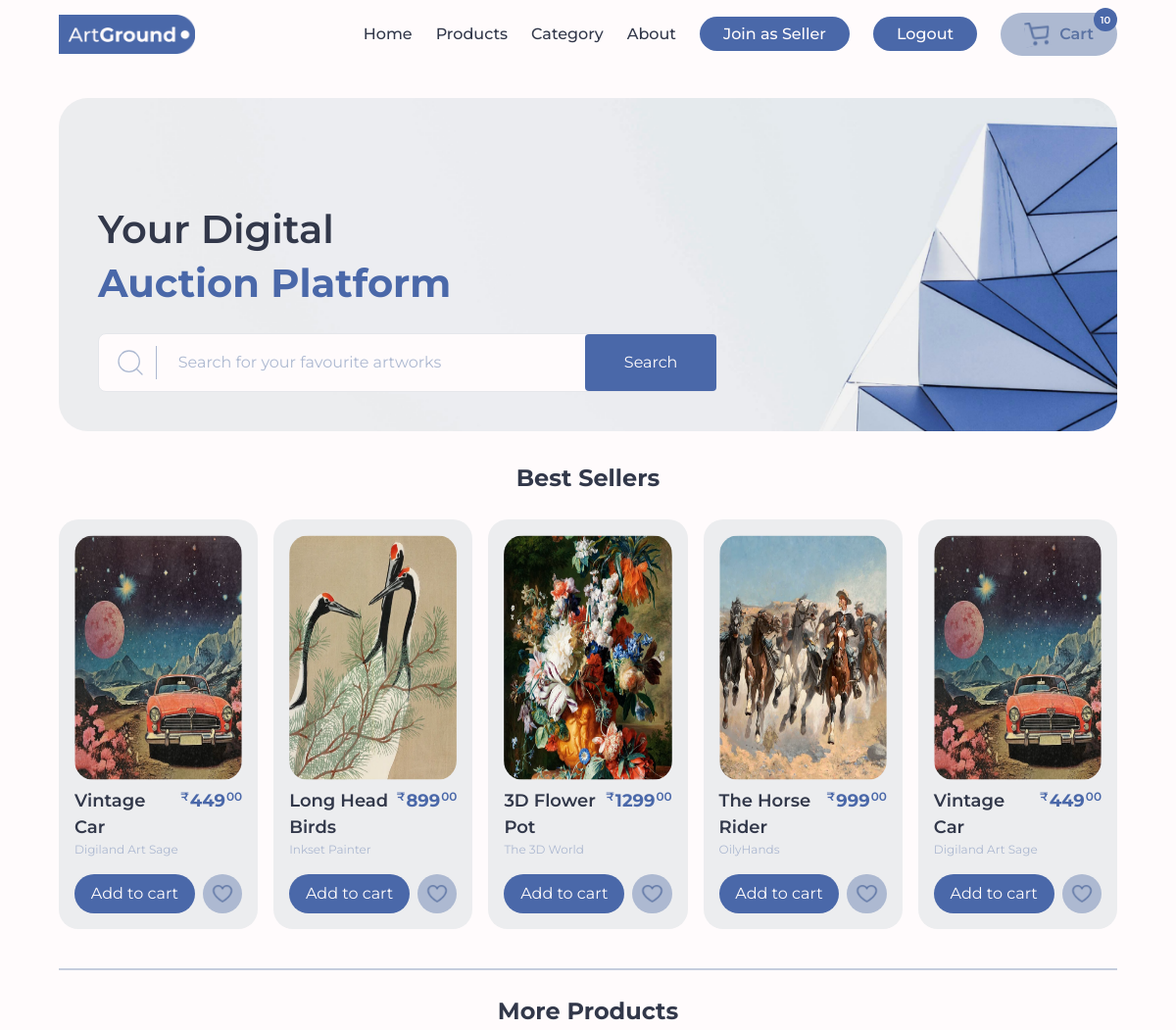
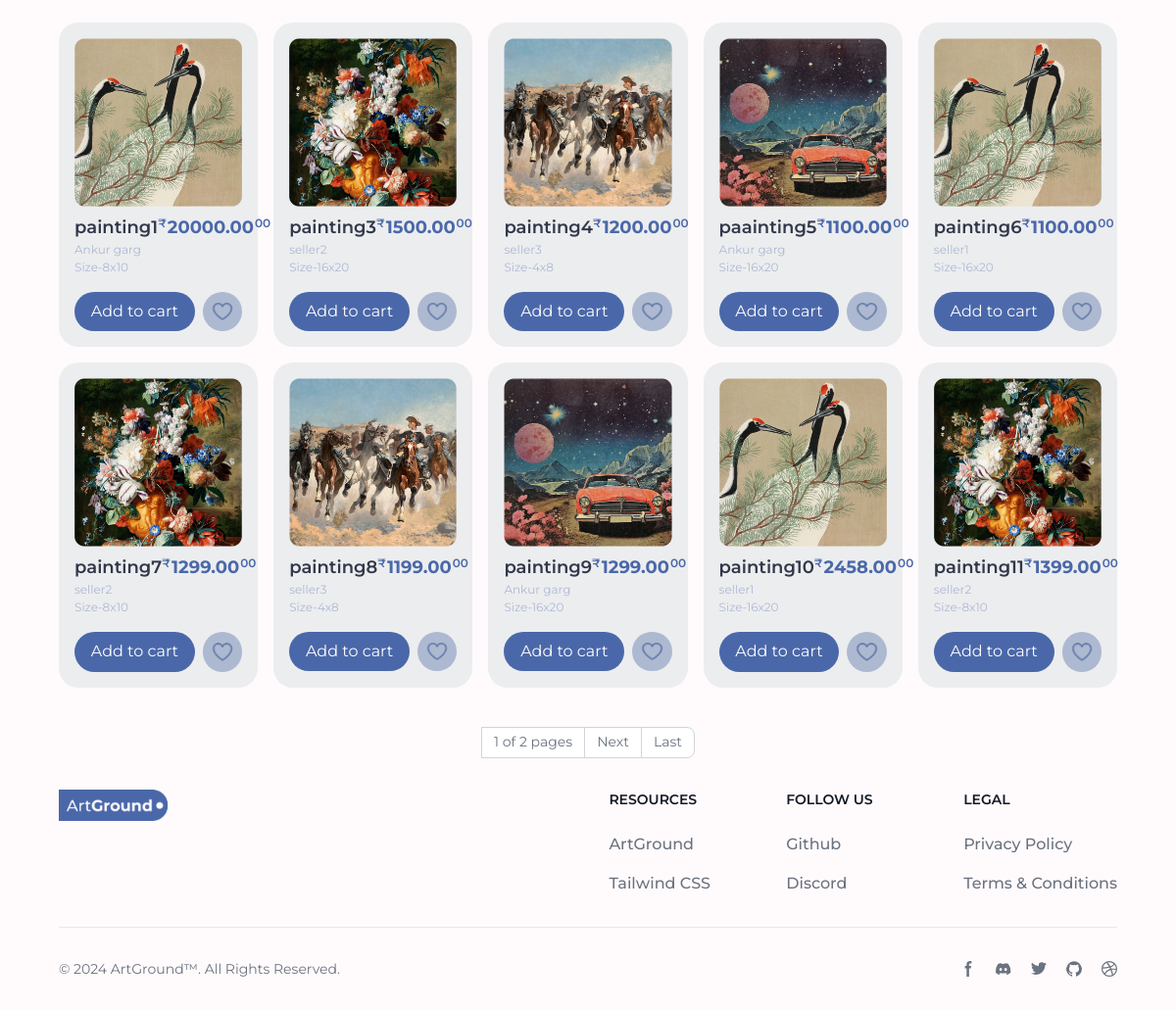
Screenshot of / (signed in) with the database file from the repository (2 pictures, top to bottom).
### Seller/models.py (models this page shows, shortened)
class Product(models.Model):
    CATEGORY_CHOICES = [
        ('oil', 'Oil painting'),
        ('acrylic', 'Acrylic painting'),
        ('water', 'water painting'),
        ('pastel', 'pastel painting'),
        ('spray', 'spray painting'),
        ('other', 'other painting')
    ]
    SIZE_CHOICES = [
        ('4x8', '4 x 8 inches (10.16 x 20.32 cm) - Small'),
        ('8x10', '8 x 10 inches (20.32 x 25.4 cm) - Medium'),
        ('16x20', '16 x 20 inches (40.64 x 50.8 cm) - Large'),
        ('24x30', '24 x 30 inches (60.96 x 76.2 cm) - Large'),
    ]
    product_id = models.CharField(primary_key=True, max_length=10, unique=True, editable=False)
    seller = models.ForeignKey(Seller, on_delete=models.CASCADE)
    name = models.CharField(max_length=255)
    price = models.DecimalField(max_digits=10, decimal_places=2)
    description = models.TextField()
    image = models.ImageField(upload_to='product_images/')
    category = models.CharField(max_length=10, choices=CATEGORY_CHOICES)
    size = models.CharField(max_length=6, choices=SIZE_CHOICES)
    created_at = models.DateTimeField(auto_now_add=True)
    updated_at = models.DateTimeField(auto_now=True)

### Account/models.py (models this page shows)
class Seller(models.Model):
    user = models.OneToOneField(User, on_delete=models.CASCADE, primary_key=True)
    phone_number = models.CharField(max_length=10)
    full_name = models.CharField(max_length=100)
    def __str__(self):
        return self.full_name

### Customer/views.py (the view)
# urls.py: 2. Add a URL to urlpatterns:  path('', views.home, name='home')
@login_required()
@customer_required
def home(request):
    best_products = [
        {
            id: 1,
            'image': "../../static/assets/products/product-1.png",
            'title': "Vintage Car",
            'owner': "Digiland Art Sage",
            'price': "449",
        },
        {
            id: 2,
            'image': "../../static/assets/products/product-2.png",
            'title': "Long Head Birds",
            'owner': "Inkset Painter",
            'price': "899",
        },
        {
            id: 3,
            'image': "../../static/assets/products/product-3.png",
            'title': "3D Flower Pot",
            'owner': "The 3D World",
            'price': "1299",
        },
        {
            id: 4,
            'image': "../../static/assets/products/product-4.png",
            'title': "The Horse Rider",
            'owner': "OilyHands",
            'price': "999",
        },
        {
            id: 5,
            'image': "../../static/assets/products/product-1.png",
            'title': "Vintage Car",
            'owner': "Digiland Art Sage",
            'price': "449",
        },
    ]
    if request.method == 'POST':
        product_id = request.POST.get('productID')
        remove = request.POST.get('remove')
        cart = request.session.get('cart')
        if cart:
            quantity = cart.get(product_id)
            if quantity:
                if remove:
                    if quantity == 1:
                        cart.pop(product_id)
                    else:
                        cart[product_id] = quantity - 1
                else:
                    cart[product_id] = quantity + 1
            else:
                cart[product_id] = 1
        else:
            cart = {}
            cart[product_id] = 1
        request.session['cart'] = cart
        return redirect('home')
    else:
        all_products = Product.objects.all()
        query = request.GET.get('query')
        if query:
            all_products = Product.objects.filter(name__icontains=query)
        paginator = Paginator(all_products, 10)
        page_num = request.GET.get('page')
        if not page_num:
            page_num = 1
        all_products_data = paginator.get_page(page_num)
        totalPages = all_products_data.paginator.num_pages
        data = {'best_products': best_products, 'all_products': all_products_data, 'total_pages': totalPages,
                'current_page': page_num}
        return render(request, "home.html", data)

### Customer/templates/home.html (shortened to what this page needs)
{% extends "base.html" %}
{% load static %}
{% block content %}
    {% load custom_filters %}
    <div
      class="bg-[url({% static 'assets/hero-section-bg.png' %})] bg-center bg-cover flex w-full h-[340px] mt-[30px] rounded-[30px]"
    >
      <div class="mt-auto ml-[40px] mb-[40px]">
        <span class="flex flex-col text-[40px] leading-snug">
          <span class="text-text font-semibold">Your Digital</span>
          <span class="text-accent font-bold">Auction Platform</span>
        </span>
        <form class="homeForm">
       <span
          class="flex bg-primary h-[60px] w-[150%] rounded-lg mt-6 items-center pl-4 border-solid border-[1px]"
        >
          <img src="../../static/assets/search-icon.svg" alt="" class="size-8" />
          <input
            type="text"
            placeholder="Search for your favourite artworks"
            class="search-input"
            name="query"
          />
           <span class="flex h-full  bg-accent rounded text-primary">
              <button type="submit" class="px-[40px]">Search</button>
          </span>
        </span>
      </form>
      </div>
    </div>
    <div class="mt-[30px]">
      <h1 class="font-bold text-[24px] text-text text-center">Best Sellers</h1>
      <div class="grid grid-cols-5 gap-4 my-6 pb-4">
        {% for item in best_products %}
        <div class="flex flex-col bg-product p-4 rounded-[20px] cursor-pointer">
          <img src="{{item.image}}" alt="" class="rounded-[20px] size-[250px]" />
          <div class="flex justify-between mt-2">
            <div class="flex flex-col">
              <span class="text-text font-semibold text-[18px]"
                >{{item.title}}</span
              >
              <span class="text-secondary text-[12px]">{{item.owner}}</span>
            </div>
            <div class="text-accent font-semibold flex items-top">
              <span class="text-[12px] mr-[1px]">₹</span>
              <span class="text-[18px] font-bold">{{item.price}}</span>
              <span class="text-[12px] ml-[1px]">00</span>
            </div>
          </div>
          <div class="flex gap-2 w-full mt-4">
                  <button class="w-full h-full bg-accent rounded-full text-primary" type="submit">
              Add to cart
                  </button>
            <button class="bg-secondary p-2 rounded-full">
              <img
                src="../../static/assets/heart.svg"
                alt=""
                class="mix-blend-overlay"
              />
            </button>
          </div>
        </div>
            {% empty %}
            No best sellers
        {% endfor %}
      </div>
      <h1 class="font-bold text-[24px] text-text border-t-2 border-secondary border-opacity-70 text-center pt-6">More Products</h1>
      <div id="all-products" class="grid grid-cols-5 gap-4 my-6 pb-4">
        {% for item in all_products %}
        <div class="flex flex-col bg-product p-4 rounded-[20px] cursor-pointer" title="{{ item.description }}" id="{{ item.product_id }}">
          <img src="/media/{{ item.image }}" alt="" class="" />
          <div class="flex justify-between mt-2">
            <div class="flex flex-col">
              <span class="text-text font-semibold text-[18px]"
                >{{item.name}}</span
              >
              <span class="text-secondary text-[12px]">{{item.seller}}</span>
                <span class="text-secondary text-[12px]">Size-{{item.size}}</span>
            </div>
            <div class="text-accent font-semibold flex items-top">
              <span class="text-[12px] mr-[1px]">₹</span>
              <span class="text-[18px] font-bold">{{item.price}}</span>
              <span class="text-[12px] ml-[1px]">00</span>
            </div>
          </div>
          <div class="flex gap-2 w-full mt-4">
                  {% if item|is_in_cart:request.session.cart %}
              <div class="w-full h-full text-text flex justify-between items-center border-solid border-[2px] rounded-full"  >
                  {% csrf_token %}
                  	 <form method="POST" class=" h-full text-[20px] bg-accent rounded-s-full text-primary" action="/#{{ item.product_id }}">
                  {% csrf_token %}
                  	<input type="text" value="{{ item.product_id }}" class="hidden" name="productID"/>
                         <input type="text" value="True" class="hidden" name="remove"/>
                  <button class="w-full px-[15px] h-full bg-accent rounded-full text-primary" type="submit">-</button>
              </form>
                  <div>{{ item|cart_quantity:request.session.cart }} in cart</div>
                    <form method="POST" class=" h-full text-[20px] bg-accent rounded-e-full text-primary" action="/#{{ item.product_id }}">
                  {% csrf_token %}
                  	<input type="text" value="{{ item.product_id }}" class="hidden" name="productID"/>
                  <button class="w-full px-[15px] h-full bg-accent rounded-full text-primary" type="submit">+</button>
              </form>
              </div>
                      {% else %}
                       <form class="w-full" method="POST" action="/#{{ item.product_id }}">
                  <button class="w-full h-full bg-accent rounded-full text-primary" type="submit">
              Add to cart
                  </button>
              </form>
                  {% endif %}
            <button class="bg-secondary p-2 rounded-full">
              <img
                src="../../static/assets/heart.svg"
                alt=""
                class="mix-blend-overlay"
              />
            </button>
          </div>
        </div>
        {% endfor %}
      </div>
    </div>
    <nav class="flex justify-center">
  <ul class="inline-flex -space-x-px text-sm">
    <li class="flex items-center justify-center px-3 h-8 leading-tight text-gray-500 bg-white border border-gray-300 hover:bg-gray-100 hover:text-gray-700">
        {{current_page}} of {{total_pages}} pages
    </li>
  {% if all_products.has_next %}
    <li>
      <a href="/static?page={{all_products.next_page_number}}" class="flex items-center justify-center px-3 h-8 leading-tight text-gray-500 bg-white border border-gray-300 hover:bg-gray-100 hover:text-gray-700 ">Next</a>
    </li>
    <li>
      <a href="/page={{ totalPages }}" class="flex items-center justify-center px-3 h-8 leading-tight text-gray-500 bg-white border border-gray-300 hover:bg-gray-100 hover:text-gray-700 rounded-e-lg ">Last</a>
    </li>
  {% endif %}
  </ul>
</nav>
{% endblock %}

### static/styles.css (style rules this page uses)
* { box-sizing: border-box; margin: 0; padding: 0; font-family: "Montserrat", sans-serif !important; }
:root { --primary: "#FFFBFC"; --secondary: "#ADB9D1"; --accent: "#4A68A9"; --text: "#32384A"; --product: "#ECEDEF"; }
.search-input { width: 100%; background-color: var(--primary); border: none; outline: none !important; color: #adb9d1 !important; --tw-ring-color: none !important; }
::placeholder { color: #adb9d1 !important; }

### rows the page displays
Product: image (picture), name "painting1", seller "Ankur garg", size "8x10", price "20000.00"
Product: image (picture), name "painting3", seller "seller2", size "16x20", price "1500.00"
Product: image (picture), name "painting4", seller "seller3", size "4x8", price "1200.00"
Product: image (picture), name "paainting5", seller "Ankur garg", size "16x20", price "1100.00"
Product: image (picture), name "painting6", seller "seller1", size "16x20", price "1100.00"
Product: image (picture), name "painting7", seller "seller2", size "8x10", price "1299.00"
Product: image (picture), name "painting8", seller "seller3", size "4x8", price "1199.00"
Product: image (picture), name "painting9", seller "Ankur garg", size "16x20", price "1299.00"
Product: image (picture), name "painting10", seller "seller1", size "16x20", price "2458.00"
Product: image (picture), name "painting11", seller "seller2", size "8x10", price "1399.00"

### other values shown
{{ item.title }} "Vintage Car" "Long Head Birds" "3D Flower Pot" "The Horse Rider" "Vintage Car"
{{ item.owner }} "Digiland Art Sage" "Inkset Painter" "The 3D World" "OilyHands" "Digiland Art Sage"
{{ item.price }} "449" "899" "1299" "999" "449"
{{ current_page }} "1"
{{ total_pages }} "2"
